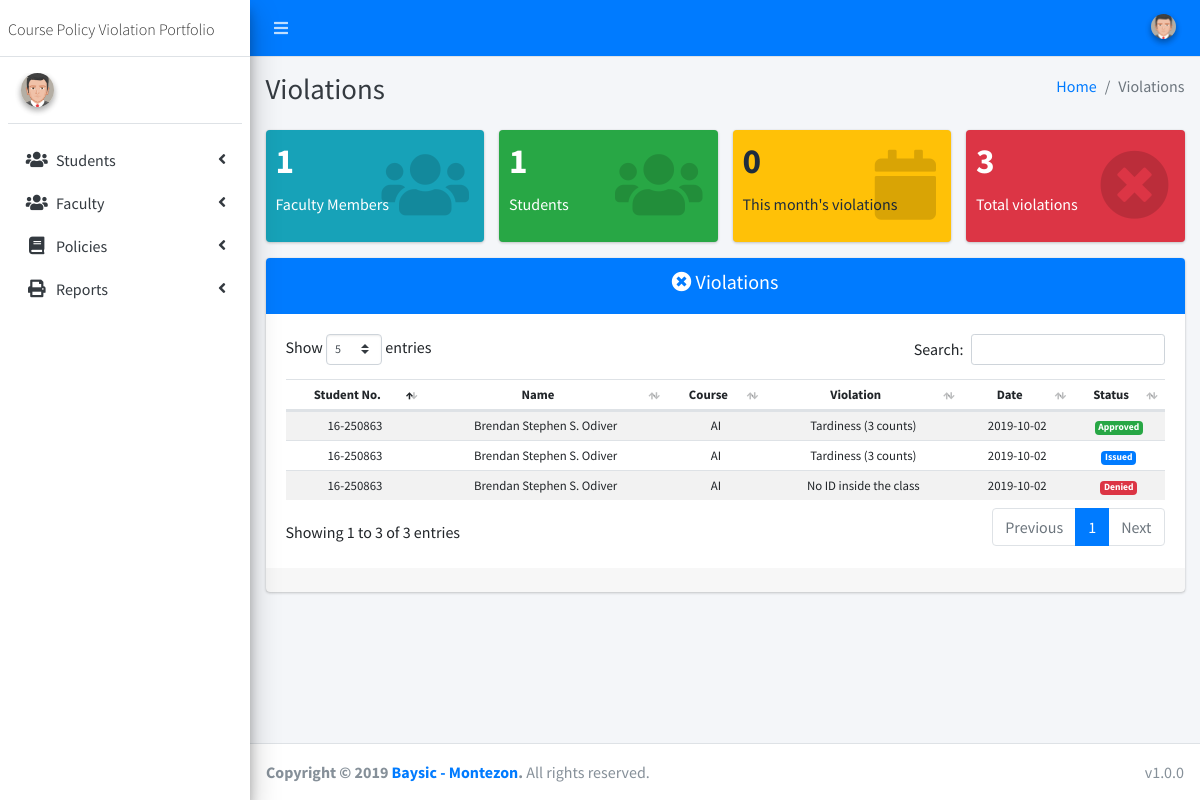
/admin/violations.php, run on the app's committed database.
### tables this page shows
CREATE TABLE `violations` (
  `id` int(11) NOT NULL,
  `policy` int(11) NOT NULL,
  `student` int(11) NOT NULL,
  `faculty` int(11) NOT NULL,
  `date` date NOT NULL,
  `proof` text NOT NULL,
  `status` varchar(50) NOT NULL,
  `reason` text NOT NULL
);

CREATE TABLE `students` (
  `id` int(11) NOT NULL,
  `name` text NOT NULL,
  `email` varchar(50) NOT NULL,
  `contact` varchar(13) NOT NULL,
  `address` text NOT NULL,
  `course` varchar(50) NOT NULL,
  `password` varchar(256) NOT NULL,
  `student_no` varchar(11) NOT NULL
);

CREATE TABLE `policies` (
  `id` int(11) NOT NULL,
  `violation` text NOT NULL,
  `sanction` text NOT NULL,
  `proof_type` varchar(50) NOT NULL
);

### admin/violations.php (the view, shortened to what this page needs)
<?php
include '../include/header.php';
include '../include/sidebar.php';
include '../config.php';
$box = $con->query("
  SELECT
    (SELECT COUNT(id) FROM faculty) AS fac,
    (SELECT COUNT(id) FROM students) AS stud,
    (SELECT COUNT(id) FROM violations WHERE MONTH(date) = '".date('m')."') AS mo,
    (SELECT COUNT(id) FROM violations) AS vio
")->fetch_assoc();
$violations = $con->query("
  SELECT *, v.id AS vioID FROM violations AS v
  JOIN faculty AS f
  ON v.faculty = f.id
  JOIN students AS s
  ON v.student = s.id
  JOIN policies AS p
  ON v.policy = p.id
");
function getBadge($status) {
  if ($status == 'Addressed') return "warning";
  elseif ($status == 'Issued') return "primary";
  elseif ($status == 'Denied') return "danger";
  elseif ($status == 'Approved') return "success";
}
?>
<div class="content-wrapper">
  <div class="content-header">
    <div class="container-fluid">
      <div class="row mb-2">
        <div class="col-sm-6">
          <h1 class="m-0 text-dark">Violations</h1>
        </div>
        <div class="col-sm-6">
          <ol class="breadcrumb float-sm-right">
            <li class="breadcrumb-item"><a href="#">Home</a></li>
            <li class="breadcrumb-item active">Violations</li>
          </ol>
        </div>
      </div>
    </div>
  </div>
  <div class="content">
    <div class="container-fluid">
      <div class="row">
        <div class="col-lg-3 col-6">
          <div class="small-box bg-info">
            <div class="inner">
              <h3><?=$box['fac']?></h3>
              <p>Faculty Members</p>
            </div>
            <div class="icon">
              <i class="fa fa-users"></i>
            </div>
          </div>
        </div>
        <div class="col-lg-3 col-6">
          <div class="small-box bg-success">
            <div class="inner">
              <h3><?=$box['stud']?></h3>
              <p>Students</p>
            </div>
            <div class="icon">
              <i class="fa fa-users"></i>
            </div>
          </div>
        </div>
        <div class="col-lg-3 col-6">
          <div class="small-box bg-warning">
            <div class="inner">
              <h3><?=$box['mo']?></h3>
              <p>This month's violations</p>
            </div>
            <div class="icon">
              <i class="fa fa-calendar"></i>
            </div>
          </div>
        </div>
        <div class="col-lg-3 col-6">
          <div class="small-box bg-danger">
            <div class="inner">
              <h3><?=$box['vio']?></h3>
              <p>Total violations</p>
            </div>
            <div class="icon">
              <i class="fa fa-times-circle"></i>
            </div>
          </div>
        </div>
      </div>
      <div class="card card-primary">
        <div class="card-header text-center">
          <h5><i class="fa fa-times-circle"></i> Violations</h5>
        </div>
        <div class="card-body table-responsive">
          <table class="table table-striped table-sm text-center small">
            <thead>
              <th> Student No. </th>
              <th> Name </th>
              <th> Course </th>
              <th> Violation </th>
              <th> Date </th>
              <th> Status </th>
            </thead>
            <tbody>
            	<?php while($row = $violations->fetch_assoc()) {
                $badge = getBadge($row['status']);
              ?>
	              <tr>
	                <td> <?=$row['student_no']?> </td>
	                <td> <?=$row['name']?> </td>
	                <td> <?=$row['course']?> </td>
	                <td> <?=$row['violation']?> </td>
	                <td> <?=$row['date']?> </td>
	                <td>
                    <span class="badge badge-<?=$badge?>"><?=$row['status']?></span>
                  </td>
	              </tr>
	            <?php } ?>
            </tbody>
          </table>
        </div>
        <div class="card-footer">
        </div>
      </div>
    </div>
  </div>
</div>
<?php include '../include/footer.php'; ?>

### include/header.php (shortened to what this page needs)
<!DOCTYPE html>
<html lang="en">
<head>
  <link rel="stylesheet" href="../AdminLTE/plugins/fontawesome-free/css/all.min.css">
  <link rel="stylesheet" href="../AdminLTE/dist/css/AdminLTE.min.css">
  <link rel="stylesheet" href="../AdminLTE/plugins/datatables-bs4/css/dataTables.bootstrap4.min.css">
  <link rel="stylesheet" href="../AdminLTE/plugins/pace/pace.css">
  <link rel="stylesheet" href="../AdminLTE/plugins/sweetalert2/sweetalert2.min.css">
  <link rel="stylesheet" href="../AdminLTE/plugins/select2/css/select2.min.css">
  <link rel="stylesheet" href="../AdminLTE/plugins/select2-bootstrap4-theme/select2-bootstrap4.min.css">
</head>
<body class="hold-transition sidebar-mini">
<div class="wrapper">
  <nav class="main-header navbar navbar-expand navbar-dark navbar-primary">
    <ul class="navbar-nav">
      <li class="nav-item">
        <a class="nav-link" data-widget="pushmenu" href="#"><i class="fas fa-bars"></i></a>
      </li>
    </ul>
    <ul class="navbar-nav ml-auto">
      <li class="nav-item dropdown user-menu">
        <a href="#" class="nav-link dropdown-toggle" data-toggle="dropdown">
          <img src="../AdminLTE/dist/img/avatar5.png" class="user-image img-circle elevation-2" alt="User Image">
        </a>
      </li>
    </ul>
  </nav>

### include/sidebar.php (shortened to what this page needs)
<aside class="main-sidebar sidebar-light-primary elevation-4">
  <a href="index3.html" class="brand-link">
    <span class="brand-text font-weight-light small">Course Policy Violation Portfolio</span>
  </a>
  <div class="sidebar">
    <div class="user-panel mt-3 pb-3 mb-3 d-flex">
      <div class="image">
        <img src="../AdminLTE/dist/img/avatar5.png" class="img-circle elevation-2" alt="User Image">
      </div>
      <div class="info">
      </div>
    </div>
    <nav class="mt-2">
      <ul class="nav nav-pills nav-sidebar flex-column" data-widget="treeview" role="menu" data-accordion="false">
        <li class="nav-item has-treeview">
          <a href="#" class="nav-link">
            <i class="nav-icon fas fa-users"></i>
            <p>
              Students
              <i class="right fas fa-angle-left"></i>
            </p>
          </a>
        </li>
        <li class="nav-item has-treeview">
          <a href="#" class="nav-link">
            <i class="nav-icon fas fa-users"></i>
            <p>
              Faculty
              <i class="right fas fa-angle-left"></i>
            </p>
          </a>
        </li>
        <li class="nav-item has-treeview">
          <a href="#" class="nav-link">
            <i class="nav-icon fas fa-book"></i>
            <p>
              Policies
              <i class="right fas fa-angle-left"></i>
            </p>
          </a>
        </li>
        <li class="nav-item has-treeview">
          <a href="#" class="nav-link">
            <i class="nav-icon fas fa-print"></i>
            <p>
              Reports
              <i class="right fas fa-angle-left"></i>
            </p>
          </a>
        </li>
      </ul>
    </nav>
  </div>
</aside>

### include/footer.php (shortened to what this page needs)
  <footer class="main-footer">
    <div class="float-right d-none d-sm-inline">
      v1.0.0
    </div>
    <strong>Copyright &copy; 2019 <a href="#">Baysic - Montezon</a>.</strong> All rights reserved.
  </footer>
</div>
</body>
</html>

### data on the page
violations: students.student_no "16-250863", students.name "Brendan Stephen S. Odiver", students.course "AI", policies.violation "Tardiness (3 counts)", date "2019-10-02", status "Approved"
violations: students.student_no "16-250863", students.name "Brendan Stephen S. Odiver", students.course "AI", policies.violation "Tardiness (3 counts)", date "2019-10-02", status "Issued"
violations: students.student_no "16-250863", students.name "Brendan Stephen S. Odiver", students.course "AI", policies.violation "No ID inside the class", date "2019-10-02", status "Denied"

### other printed values
$box['fac'] "1"
$box['stud'] "1"
$box['mo'] "0"
$box['vio'] "3"
